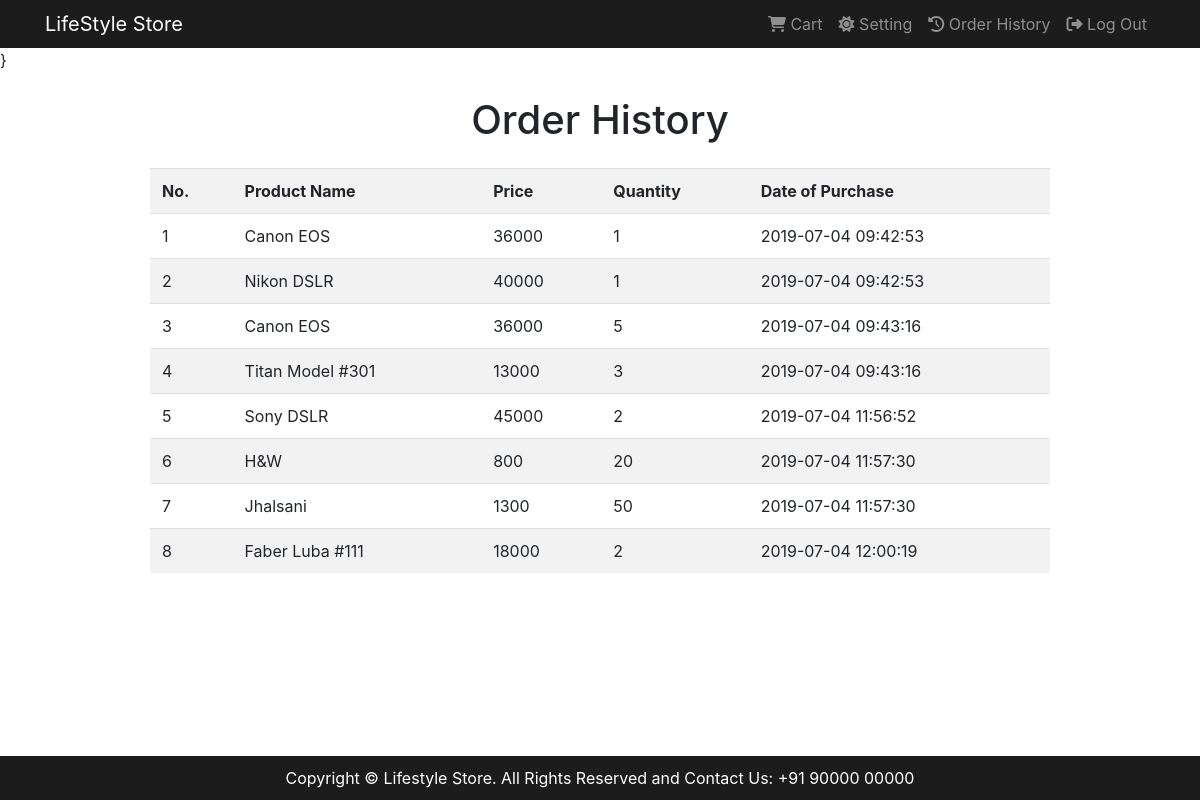
/shopping_site/views/order-history.php (signed in), run on the app's committed database.
### tables this page shows
CREATE TABLE IF NOT EXISTS `order_history` (
  `id` int(11) NOT NULL AUTO_INCREMENT,
  `user_email` varchar(255) NOT NULL,
  `user_id` int(11) NOT NULL,
  `item_id` int(11) NOT NULL,
  `item` varchar(255) NOT NULL,
  `price` int(11) NOT NULL,
  `quantity` int(11) NOT NULL DEFAULT '1',
  `date_of_purchase` timestamp NOT NULL DEFAULT CURRENT_TIMESTAMP,
  PRIMARY KEY (`id`)
);

### shopping_site/views/order-history.php (the view, shortened to what this page needs)
<?php
    require "../includes/common.php";
    $num = 0;
    $user_id = $_SESSION['id'];
    $select_query = "SELECT * FROM order_history WHERE user_id='$user_id'";
    $select_query_results = mysqli_query($con,$select_query);
?>
<html>
    <head>
        <link rel="stylesheet" href="https://stackpath.bootstrapcdn.com/bootstrap/4.3.1/css/bootstrap.min.css">
        <link rel="stylesheet" href="../style.css">
    </head>
    <body>
    <?php include "../includes/header.php" ?>
    <?php if(mysqli_num_rows($select_query_results) > 0) { ?>}
    <h1 class="my-4 text-center"> Order History</h1>
        <table class="table col-9 mx-auto table-striped">
            <tr>
                <th>No.</th>
                <th>Product Name</th>
                <th>Price</th>
                <th>Quantity</th>
                <th>Date of Purchase</th>
            </tr>
            <?php while($row = mysqli_fetch_array($select_query_results)){
                    $num+=1?>
                <tr>
                    <td><?php echo $num ?></td>
                    <td><?php echo $row['item'] ?></td>
                    <td><?php echo $row['price'] ?></td>
                    <td><?php echo $row['quantity'] ?></td>
                    <td><?php echo $row['date_of_purchase'] ?></td>
                </tr>
            <?php }} ?>
        </table>
        <?php include "../includes/footer.php" ?>
    </body>
</html>

### shopping_site/includes/header.php (shortened to what this page needs)
<nav class="navbar navbar-expand-lg bg-dark navbar-dark p-1">
            <div class="container">
                    <a href="/shopping_site/index.php" class="navbar-brand m-0">LifeStyle Store</a>
                <div class="collapse navbar-collapse justify-content-end" id="mynavbar">
                    <div class="navbar-nav m-0">
                        <?php if(isset($_SESSION['email'])){?>
                            <a class="nav-item nav-link" href="/shopping_site/views/carts.php"><i class="fas fa-shopping-cart"></i> Cart</a>
                            <a class="nav-item nav-link" href="/shopping_site/views/settings.php"><i class="fas fa-sun"></i> Setting</a>
                            <a class="nav-item nav-link" href="/shopping_site/views/order-history.php"><i class="fas fa-history"></i> Order History</a>
                            <a class="nav-item nav-link" href="/shopping_site/scripts/logut.php"><i class="fas fa-sign-out-alt"></i> Log Out</a>
                            <?php } ?>
                    </div>
                </div>
            </div>
        </nav>

### shopping_site/includes/footer.php (shortened to what this page needs)
<div class="footer">
            <center>
                <p class="text-white my-0">Copyright © Lifestyle Store. All Rights Reserved and Contact Us: +91 90000 00000</p>
            </center>
</div>

### shopping_site/style.css (style rules this page uses)
.bg-dark { background-color: #1c1c1c!important; }
.footer { padding:10px 0; background-color: #1c1c1c; position: fixed; left: 0; bottom: 0; width: 100%; margin-top: 200px; }

### data on the page
order_history: item "Canon EOS", price "36000", quantity "1", date_of_purchase "2019-07-04 09:42:53"
order_history: item "Nikon DSLR", price "40000", quantity "1", date_of_purchase "2019-07-04 09:42:53"
order_history: item "Canon EOS", price "36000", quantity "5", date_of_purchase "2019-07-04 09:43:16"
order_history: item "Titan Model #301", price "13000", quantity "3", date_of_purchase "2019-07-04 09:43:16"
order_history: item "Sony DSLR", price "45000", quantity "2", date_of_purchase "2019-07-04 11:56:52"
order_history: item "H&W", price "800", quantity "20", date_of_purchase "2019-07-04 11:57:30"
order_history: item "Jhalsani", price "1300", quantity "50", date_of_purchase "2019-07-04 11:57:30"
order_history: item "Faber Luba #111", price "18000", quantity "2", date_of_purchase "2019-07-04 12:00:19"
